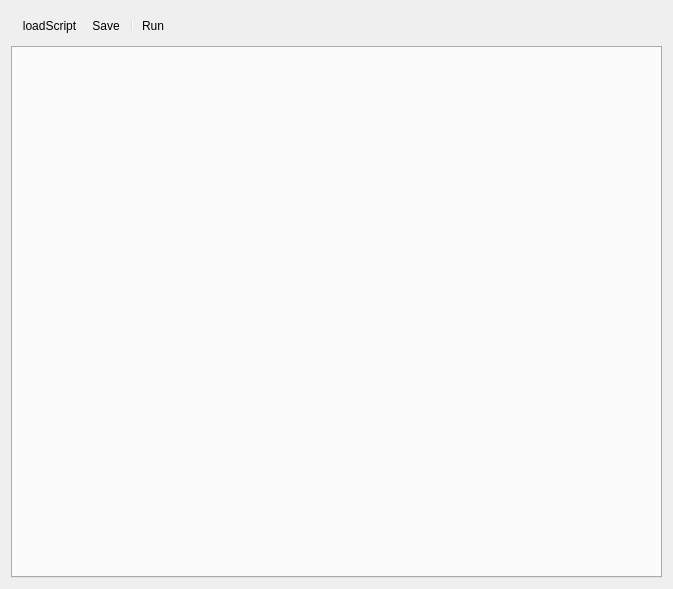
<?xml version="1.0" encoding="UTF-8"?>
<ui version="4.0">
 <class>ScriptCollectionDialog</class>
 <widget class="QWidget" name="ScriptCollectionDialog">
  <property name="geometry">
   <rect>
    <x>0</x>
    <y>0</y>
    <width>673</width>
    <height>589</height>
   </rect>
  </property>
  <property name="windowTitle">
   <string>Script IDE</string>
  </property>
  <layout class="QVBoxLayout" name="verticalLayout">
   <item>
    <widget class="QToolBar" name="toolBar">
     <property name="minimumSize">
      <size>
       <width>0</width>
       <height>24</height>
      </size>
     </property>
     <addaction name="actionLoadScript"/>
     <addaction name="actionSave"/>
     <addaction name="separator"/>
     <addaction name="actionRun"/>
    </widget>
   </item>
   <item>
    <widget class="QTabWidget" name="tabWidget">
     <property name="currentIndex">
      <number>-1</number>
     </property>
    </widget>
   </item>
  </layout>
  <action name="actionLoadScript">
   <property name="icon">
    <iconset resource="jsscripting.qrc">
     <normaloff>:/jsscripting/images/scriptLoad.png</normaloff>:/jsscripting/images/scriptLoad.png</iconset>
   </property>
   <property name="text">
    <string>loadScript</string>
   </property>
   <property name="toolTip">
    <string>Load script</string>
   </property>
  </action>
  <action name="actionRun">
   <property name="icon">
    <iconset resource="jsscripting.qrc">
     <normaloff>:/jsscripting/images/scriptRun.png</normaloff>:/jsscripting/images/scriptRun.png</iconset>
   </property>
   <property name="text">
    <string>Run</string>
   </property>
   <property name="toolTip">
    <string>Run current</string>
   </property>
  </action>
  <action name="actionSave">
   <property name="icon">
    <iconset resource="jsscripting.qrc">
     <normaloff>:/jsscripting/images/scriptSave.png</normaloff>:/jsscripting/images/scriptSave.png</iconset>
   </property>
   <property name="text">
    <string>Save</string>
   </property>
   <property name="toolTip">
    <string>Save current script</string>
   </property>
  </action>
 </widget>
 <resources>
  <include location="jsscripting.qrc"/>
 </resources>
 <connections/>
</ui>
